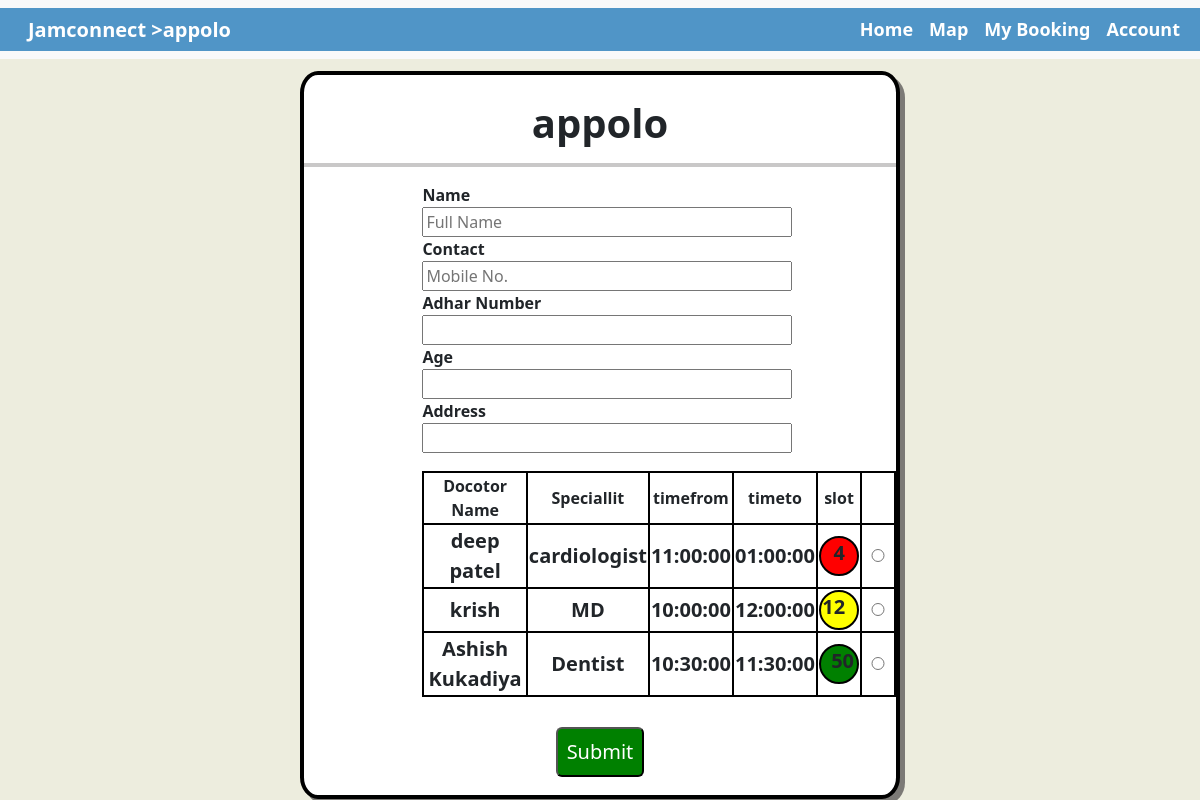
Screenshot of /book.php?next=appolo with the database file from the repository.
### tables this page shows
CREATE TABLE `slot` (
  `hospital` varchar(255) NOT NULL,
  `doc_name` varchar(255) NOT NULL,
  `dec_spec` varchar(300) NOT NULL,
  `time_from` time NOT NULL,
  `time_to` time NOT NULL,
  `slot` int(200) NOT NULL,
  `radio` int(11) NOT NULL,
  `date` date NOT NULL DEFAULT current_timestamp()
);

### book.php (the view, shortened to what this page needs)
<!doctype html>
<html lang="en" dir="ltr">
<head>
    <link rel="stylesheet" href="https://cdn.jsdelivr.net/npm/bootstrap@5.3.2/dist/css/bootstrap.rtl.min.css"
>
        <link rel="stylesheet" href="styles.css">
</head>
<body style="background-color:#ededde;">
        <nav class="navbar navbar-expand-lg bg-body-tertiary" >
      <div class="container-fluid" style="background-color:     #5095C7;">
          <a class="navbar-brand" href="#" style="color: white; font-weight: bold;">Jamconnect ><?php $name = $_GET['next']; echo"$name";?></a>
          <div class="collapse navbar-collapse" id="navbarSupportedContent">
              <ul class="navbar-nav me-auto mb-2 mb-lg-0">
                  <li class="nav-item">
                      <a class="nav-link active" aria-current="page" href="index.php"  style="color: white; font-weight: bold;font-size: large;">Home</a>
                  </li>
                  <li class="nav-item">
                      <a class="nav-link" href="index.php"  style="color: white; font-weight: bold;font-size: large;">Map</a>
                  </li>
                  <li class="nav-item">
                      <a class="nav-link" href="user_book.php"  style="color: white; font-weight: bold;font-size: large;">My Booking</a>
                  </li>
                  <li class="nav-item">
                      <a class="nav-link" href="account.php"  style="color: white; font-weight: bold;font-size: large;">Account</a>
                  </li>
              </ul>
          </div>
      </div>
  </nav>
    <section id="book">
          <div   style="background-color:white; text-align: center;
    margin-left: 25%;
    border: 4px solid;
    border-color: black;
    border-radius: 3%;
    width: 50%;
    padding-top: 2%;
    box-shadow: 5px 5px rgb(124, 122, 118);">
            <?php
            $hosname = $_GET['next'];
            echo"<h1>
            <b>$hosname</b> </h1>";?>
            <?php
            $udata=$_SESSION['udata'];
            echo"
            <hr class='new1'>
                <form class='fbook' style='margin-bottom:20%'>
                    <div class='f1' style='margin-left:20%'>
                        <label><b>Name</b></label><br>
                        <input type='text' placeholder='Full Name' value='$udata[2]' readonly style='width:78%;'>
                    </div>
                    <div class='f1' style='margin-left:20%'>
                        <label> <b>Contact</b></label><br>
                        <input type='text' placeholder='Mobile No.' value='$udata[3]' readonly style='width:78%;' >
                    </div>
                    <div class='f1' style='margin-left:20%'>
                        <label><b>Adhar Number</b></label><br>
                        <input type='text' name='date' id='date' value='$udata[5]' readonly style='width:78%;'>
                    </div>
                    <div class='f1' style='margin-left:20%'>
                        <label><b>Age</b></label><br>
                        <input type='text' name='date' id='date' value='$udata[4]' readonly style='width:78%;'>
                    </div>
                    <div class='f1' style='margin-left:20%'>
                        <label><b>Address</b></label><br>
                        <input type='text' name='date' id='date' value='$udata[6]' readonly style='width:78%;'>
                    </div>
                </form> ";
                ?>
                <form method="post" style="">
                <table class="slot" style="margin-left:20% ;margin-bottom:5%;">
                   <?php
                  $hosname = $_GET['next'];
                     $conn = mysqli_connect('localhost','root','','login');
                     $search="select * from slot where hospital='$hosname' ";
                     $fet=mysqli_query($conn,$search);
                     echo"
                     <tr>
                     <th>Docotor Name </th>
                     <th>Speciallit </th>
                     <th>timefrom</th>
                     <th>timeto</th>
                     <th>slot </th>";
                     while($row = mysqli_fetch_array($fet)){
                 echo"
                </tr>
                <tr>
                    <td style='font-size:20px; font-weight:bold;'>$row[1]</td>
                    <td style='font-size:20px; font-weight:bold;'>$row[2] </td>
                    <td style='font-size:20px; font-weight:bold;'>$row[3] </td>
                    <td style='font-size:20px; font-weight:bold;'>$row[4] </td>
                    <td style='font-size:20px; font-weight:bold;'>";
                    if($row[5]>=0&& $row[5]<10){
                    echo"
                        <div style='border:solid black 2px; border-radius:100%; background-color: red; width:40px; height:40px;align-item:center;'><label style=' font-size:20px; margin-left:30%; ' >$row[5]</label> &nbsp </div>
                     ";
                    }
                    elseif($row[5]>=10&& $row[5]<20){
                       echo"
                        <div style='border:solid black 2px; border-radius:100%; background-color: yellow; width:40px; height:40px'><label style=' font-size:20px; margin-left=20%;' >$row[5]</label> &nbsp </div>
                    ";
                    }
                    elseif($row[5]>=20){
                        echo"
                     <div style='border:solid black 2px; border-radius:100%; background-color: green; width:40px; height:40px'><label style=' font-size:20px; margin-left:20%;' >$row[5]</label> &nbsp </div>
                    ";
                    }
                 echo"
                 </td>
                    <td> <input style='width:30px; border-radius:0;' type='radio' value='$row[6]' name='radiobtn' ></td></tr>";
    }
echo"</table>
<input type='submit' name='btnn' style='background-color:green; color:white; height:50px;font-size:20px; margin-bottom:3%;width:15%;border-radius:6px;'> </form>";
                   ?>
    </section>
</body>
</html>

### styles.css (style rules this page uses)
#book { padding-top: 0%; margin-top: 1%; }
.f1 { text-align: left; margin-left: 34%; }
hr.new1 { border-top: 4px solid rgb(41, 38, 38); }
.fbook { height: 170px; }
.slot, table, th, td { margin-left: 20%; border: 2px solid black; }

### rows the page displays
slot: doc_name "deep patel", dec_spec "cardiologist", time_from "11:00:00", time_to "01:00:00", slot "4"
slot: doc_name "krish", dec_spec "MD", time_from "10:00:00", time_to "12:00:00", slot "12"
slot: doc_name "Ashish Kukadiya", dec_spec "Dentist", time_from "10:30:00", time_to "11:30:00", slot "50"

### other values shown
$name "appolo"
$hosname "appolo"
